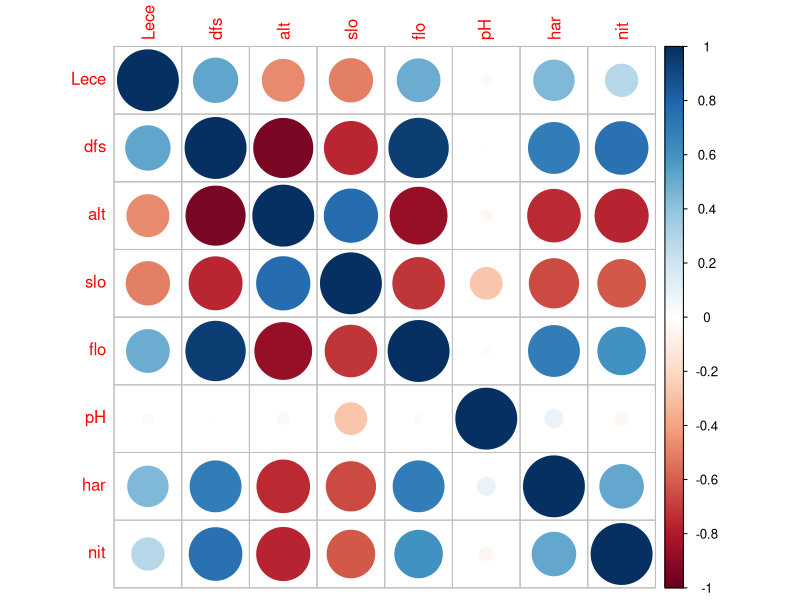

R code for this plot:
#---------------------------------
#Script Name
#Purpose:homework6
#Author:  botaoyuan
#Email:  botaoyuan@foxmail.com
#Date:  2024/05/13  edit
#
#-------------------------------
# Clear console and remove all variables
cat("\014")
rm(list = ls())

# Load required libraries
library(ade4)
library(corrplot)
library(car)
library(dplyr)

# Load Doubs dataset
data(doubs)

# Remove missing values
env <- na.omit(doubs$env) 
fish <- na.omit(doubs$fish)
xy <- na.omit(doubs$xy)
spe <- na.omit(doubs$species)

# Check the structure and summary of the datasets
str(env)
str(spe)
summary(spe)

# Check for multicollinearity among environmental factors
cor_matrix <- cor(env)
indices <- which(upper.tri(cor_matrix) & cor_matrix > 0.7, arr.ind = TRUE)
var_names <- colnames(cor_matrix)

if (length(indices) > 0) {
  cat("Highly collinear variables detected:\n")
  for (i in 1:nrow(indices)) {
    cat(var_names[indices[i, "row"]],
        "and",
        var_names[indices[i, "col"]],
        "have a correlation of",
        cor_matrix[indices[i, "row"], indices[i, "col"]],
        "\n")
  }
} else {
  cat("No correlations above 0.7\n")
}

# Remove highly collinear variables
env_clean <- subset(env, select = !(colnames(env) %in% c("pho", "amm")))

# Check VIF for multicollinearity in predicting fish presence
lm_model <- lm(fish$Lece ~ ., data = env)
vif_results <- car::vif(lm_model)

if (any(vif_results > 10)) {
  cat("Variables with VIF > 10 indicating multicollinearity:\n")
  print(vif_results[vif_results > 10])
} else {
  cat("No multicollinearity detected among environmental factors.\n")
}

# Build a linear regression model to analyze the relationship between fish presence and environmental factors
lm_model2 <- lm(fish$Lece ~ ., data = env_clean)
summary(lm_model2)

# Visualize the correlation between fish presence and environmental factors
lece_env <- bind_cols(select(fish, 10), select(env_clean, 1:7))  # Adjusted column indices
corr_lece <- cor(lece_env)
corrplot(corr_lece, method = "circle")
